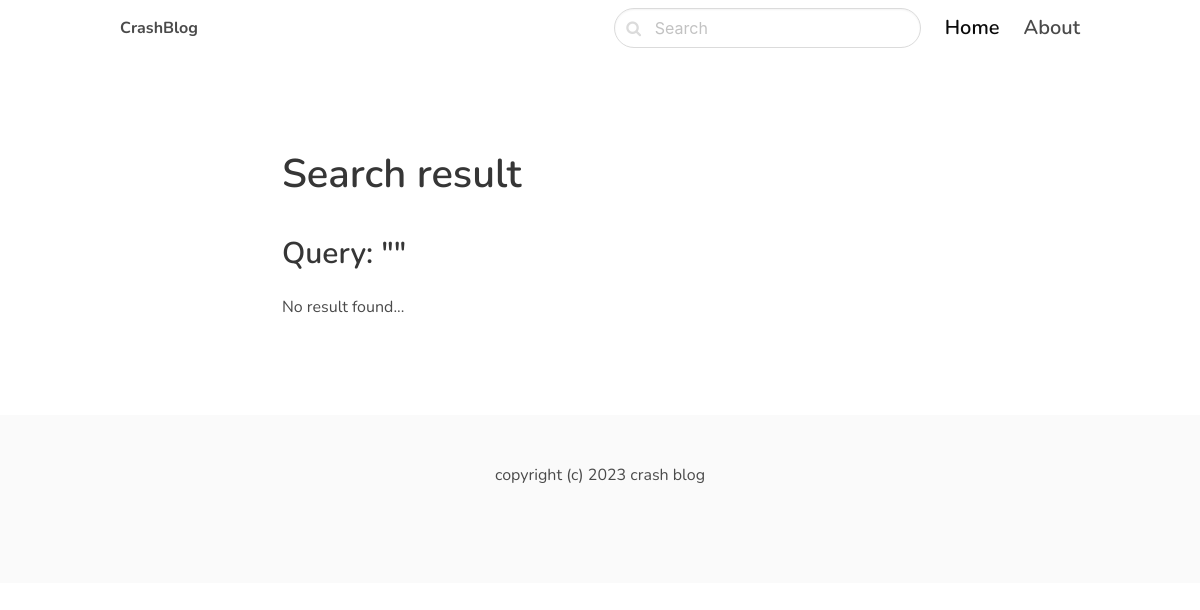
/search/, run on an earlier commit of the app's database.
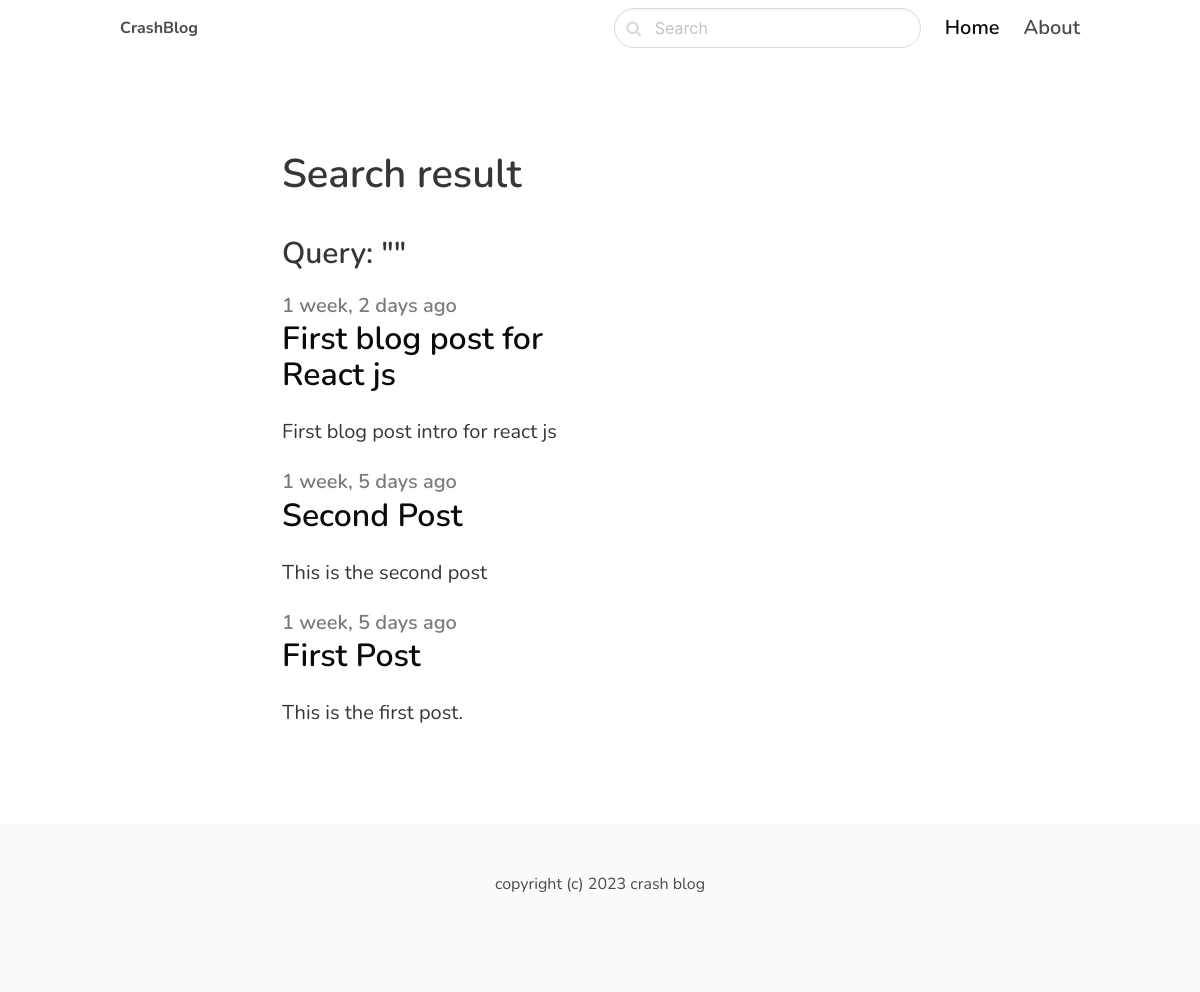
And on a later commit of the database.
### blog/models.py (models this page shows, shortened)
class Post(models.Model):
    class Status(models.TextChoices):
        DRAFT = 'DF', 'Draft'
        PUBLISHED = 'PB', 'Published'
    category = models.ForeignKey(Category, related_name='posts', on_delete=models.CASCADE)
    title = models.CharField(max_length=225)
    slug = models.SlugField()
    author = models.ForeignKey(User, on_delete=models.CASCADE, related_name='blog_post')
    intro = models.TextField()
    body = models.TextField()
    created_at = models.DateTimeField(auto_now_add=True)
    published_at = models.DateTimeField(default=timezone.now)
    updated_at = models.DateTimeField(auto_now=True)
    status = models.CharField(max_length=2, choices=Status.choices, default=Status.DRAFT)
    image = models.ImageField(upload_to='uploads/', blank=True, null=True)
    class Meta:
        verbose_name = 'Post'
        verbose_name_plural = 'Posts'
        ordering = ('-published_at',)
        indexes = [
            models.Index(fields=['-published_at'])
        ]

### blog/views.py (the view)
# urls.py: path('search/', search, name='search'),
def search(request):
    query = request.GET.get('query', '')
    posts = Post.objects.filter(status=Post.Status.PUBLISHED).filter(
        Q(title__icontains=query) | Q(intro__icontains=query) | Q(body__icontains=query))
    return render(request, 'blog/search.html', {'query': query, 'posts': posts})

### blog/templates/blog/search.html (shortened to what this page needs)
{% extends "core/base.html" %}
{% block content %}
<section class="hero ">
    <div class="hero-body">
        <div class="container">
            <section class="section">
                <div class="columns">
                    <div class="column is-5 is-offset-1">
                        <div class="content is-medium">
                            <h1>Search result</h1>
                            <h3>Query: "{{query}}"</h3>
                        </div>
                        {% for post in posts %}
                        <div class="content is-medium">
                            <a href=" {% url 'post_details' post.category.slug post.slug %}">
                                <h2 class="subtitle is-5 has-text-grey"> {{post.created_at |timesince}} ago </h2>
                                <h1 class="title has-text-black is-3">{{post.title}}</h1>
                                <p class="has-text-dark">
                                    {{post.intro}}
                                </p>
                            </a>
                        </div>
                        {% empty %}
                        <div class="content">
                            <p> No result found... </p>
                        </div>
                        {% endfor %}
                    </div>
                </div>
            </section>
        </div>
    </div>
</section>
{% endblock content %}

What changed in the data, as far as the page shows it:
now on this page (row edited): Post: created_at "1 week, 2 days", title "First blog post for React js", intro "First blog post intro for react js"
now on this page (row edited): Post: created_at "1 week, 5 days", title "Second Post", intro "This is the second post"
now on this page (row edited): Post: created_at "1 week, 5 days", title "First Post", intro "This is the first post."
Also different on the page:
text no longer shown: "No result found..."
